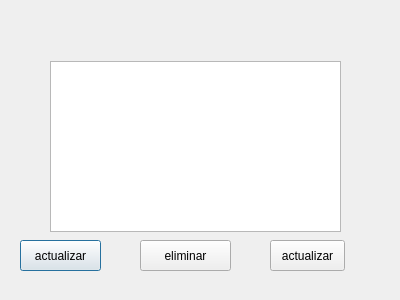
<?xml version="1.0" encoding="UTF-8"?>
<ui version="4.0">
 <class>Dialog</class>
 <widget class="QDialog" name="Dialog">
  <property name="geometry">
   <rect>
    <x>0</x>
    <y>0</y>
    <width>400</width>
    <height>300</height>
   </rect>
  </property>
  <property name="windowTitle">
   <string>Dialog</string>
  </property>
  <widget class="QPushButton" name="pushButton">
   <property name="geometry">
    <rect>
     <x>20</x>
     <y>240</y>
     <width>81</width>
     <height>31</height>
    </rect>
   </property>
   <property name="text">
    <string>actualizar</string>
   </property>
  </widget>
  <widget class="QPushButton" name="pushButton_2">
   <property name="geometry">
    <rect>
     <x>140</x>
     <y>240</y>
     <width>91</width>
     <height>31</height>
    </rect>
   </property>
   <property name="text">
    <string>eliminar</string>
   </property>
  </widget>
  <widget class="QPushButton" name="pushButton_3">
   <property name="geometry">
    <rect>
     <x>270</x>
     <y>240</y>
     <width>75</width>
     <height>31</height>
    </rect>
   </property>
   <property name="text">
    <string>actualizar</string>
   </property>
  </widget>
  <widget class="QTableView" name="tableView">
   <property name="geometry">
    <rect>
     <x>50</x>
     <y>61</y>
     <width>291</width>
     <height>171</height>
    </rect>
   </property>
  </widget>
  <widget class="QLabel" name="lbamensaje">
   <property name="geometry">
    <rect>
     <x>230</x>
     <y>10</y>
     <width>121</width>
     <height>31</height>
    </rect>
   </property>
   <property name="text">
    <string/>
   </property>
  </widget>
 </widget>
 <resources/>
 <connections/>
</ui>
